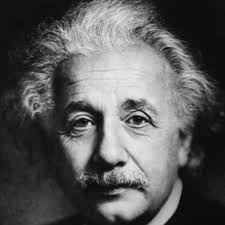
%> input picture einstein.jpg, 225 x 225 px
$ octave 'gaussian filter.m'   (GNU Octave 9; MATLAB toolbox functions it lacks are replaced by stand-ins)
%> lines starting %> are read from the running program, lines starting %| are printed output that depends on the picture
%Gaussian filter using MATLAB built_in function
%Read an Image
Img = imread('einstein.jpg');
%> Img is the input picture: size 225x225x3 uint8; min 0, max 237, mean 89.9
A = imnoise(Img,'Gaussian',0.04,0.003);
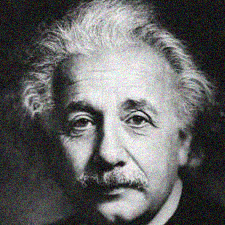
%> A: size 225x225x3 uint8; mean R, G, B 99.9, 100.1, 100.1
%Image with noise
figure,imshow(A);

H = fspecial('Gaussian',[9 9],1.76);
GaussF = imfilter(A,H);
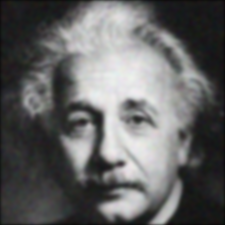
%> GaussF: size 225x225x3 uint8; mean R, G, B 99.5, 99.6, 99.7
figure,imshow(GaussF);
